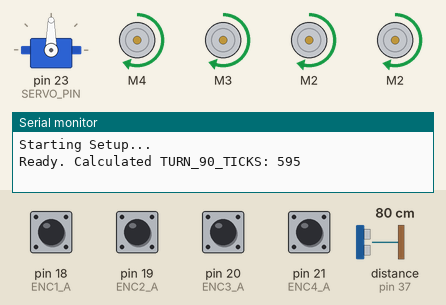
Bench run of a sketch on a simulated Arduino Mega 2560, built with avr-gcc and run on an emulated ATmega2560. Parts: servo, 4 × DC motor (green arrow = forward, orange = backward, longer = faster), the last lines printed to the serial monitor. Wiring (inferred from the names in the program): ultrasonic range finder: trigger pin 35; echo pin 37. The test bench sets the inputs (shaded band); at power-on: pin 18 (ENC1_A), pin 19 (ENC2_A), pin 20 (ENC3_A), pin 21 (ENC4_A) HIGH, distance to the obstacle (sensor on pin 37) 80 cm. The echo pulse lasts 58.3 µs per cm.

Above: at 1.2 s.
1.3 s: distance to the obstacle (sensor on pin 37) set to 21 cm
2.8 s: distance to the obstacle (sensor on pin 37) set to 16 cm
At 3.8 s:
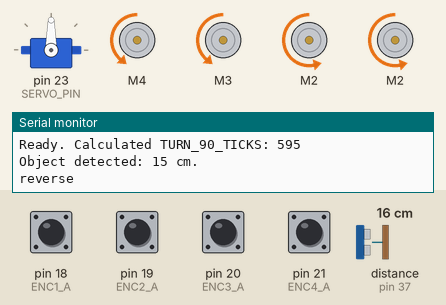
4.3 s: distance to the obstacle (sensor on pin 37) set to 2 cm
At 7.0 s:
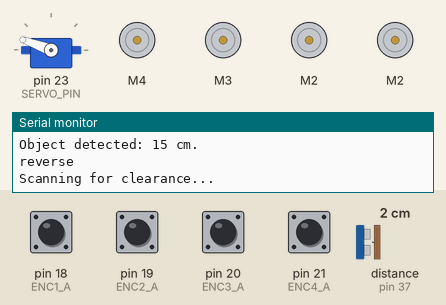
At 8.8 s:
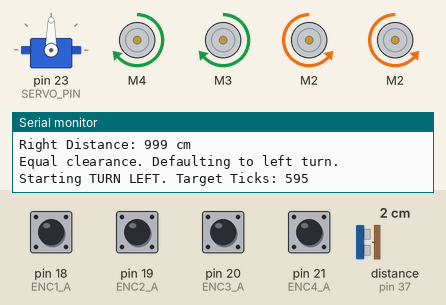
Timing chart, 0 to 10.3 s (numbered marks = the images above; inputs shaded):
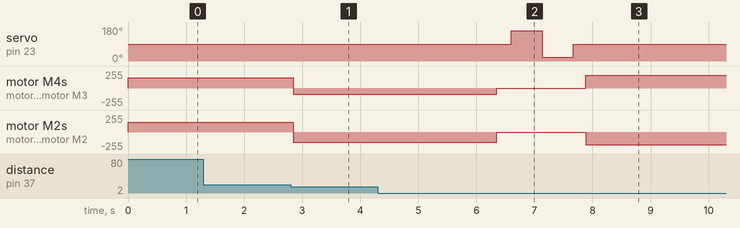

The sketch:

Encoder_Turning.ino
```cpp
#include <AFMotor.h>
#include <Servo.h>

// ============================================================
// MOTORS
// ============================================================
// Assuming the motor mapping is:
// 4: Right Front (RF)
// 3: Right Back (RB)
// 2: Left Back (LB)
// 1: Left Front (LF)
AF_DCMotor rightFront(4);
AF_DCMotor rightBack(3);
AF_DCMotor leftBack(2);
AF_DCMotor leftFront(2);

// ============================================================
// ULTRASONIC + SERVO
// ============================================================
#define SERVO_PIN 23
#define TRIG_PIN 35
#define ECHO_PIN 37
Servo servoLook;

// ============================================================
// ENCODERS
// ============================================================
// Assuming mapping:
// 0: ENC1_A/B (Right Front) - Used for tracking 'right' side
// 1: ENC2_A/B (Right Back)
// 2: ENC3_A/B (Left Back) - Used for tracking 'left' side
// 3: ENC4_A/B (Left Front)

#define ENC1_A 18
#define ENC1_B 40
#define ENC2_A 19
#define ENC2_B 44
#define ENC3_A 20
#define ENC3_B 28
#define ENC4_A 21
#define ENC4_B 22

volatile long encoderCount[4] = {0,0,0,0};

// Encoder ISRs: Using 2X counting (CHANGE on A, reading B for direction)
void encoder1A_ISR() { encoderCount[0] += digitalRead(ENC1_B) ? 1 : -1; }
void encoder2A_ISR() { encoderCount[1] += digitalRead(ENC2_B) ? 1 : -1; }
void encoder3A_ISR() { encoderCount[2] += digitalRead(ENC3_B) ? 1 : -1; }
void encoder4A_ISR() { encoderCount[3] += digitalRead(ENC4_B) ? 1 : -1; }

// ============================================================
// SETTINGS
// ============================================================
int motorSpeed = 150;
int motorOffset = 6;
int reverseOffset = 55;

// *** CALCULATED ENCODER TURNING VALUE ***
// Calculated based on:
// Wheel Diameter = 72mm (Circumference: 226.2mm)
// Wheel-to-Wheel Distance = 9in (228.6mm)
// JGA25 Motor Gear Ratio = 1:34 (Assumed)
// Encoder Resolution = 11 PPR (2X counting used: 748 Ticks/Wheel Rev)
// Result for 90-degree pivot turn: ~595 Ticks
const long TURN_90_TICKS = 595; // <-- **CORRECTED VALUE**

// ============================================================
// STATE MACHINE
// ============================================================
enum State { MOVING_FORWARD, OBSTACLE_DETECTED, SCANNING, TURNING };
State currentState = MOVING_FORWARD;

bool turningLeft = false;
long turnStartLeftTicks = 0;
long turnStartRightTicks = 0;

// ============================================================
// SETUP
// ============================================================
void setup() {
  Serial.begin(9600);
  Serial.println("Starting Setup...");

  servoLook.attach(SERVO_PIN);
  servoLook.write(90);

  pinMode(TRIG_PIN, OUTPUT);
  pinMode(ECHO_PIN, INPUT);

  // Set up encoder pins with internal pull-up resistors
  pinMode(ENC1_A, INPUT_PULLUP);
  pinMode(ENC1_B, INPUT_PULLUP);
  pinMode(ENC2_A, INPUT_PULLUP);
  pinMode(ENC2_B, INPUT_PULLUP);
  pinMode(ENC3_A, INPUT_PULLUP);
  pinMode(ENC3_B, INPUT_PULLUP);
  pinMode(ENC4_A, INPUT_PULLUP);
  pinMode(ENC4_B, INPUT_PULLUP);

  // Attach interrupts to the A channels on both edges (CHANGE)
  attachInterrupt(digitalPinToInterrupt(ENC1_A), encoder1A_ISR, CHANGE);
  attachInterrupt(digitalPinToInterrupt(ENC2_A), encoder2A_ISR, CHANGE);
  attachInterrupt(digitalPinToInterrupt(ENC3_A), encoder3A_ISR, CHANGE);
  attachInterrupt(digitalPinToInterrupt(ENC4_A), encoder4A_ISR, CHANGE);

  stopMove();
  Serial.println("Ready. Calculated TURN_90_TICKS: 595");
}

// ============================================================
// MAIN LOOP
// ============================================================
void loop() {

  // Exit turn when encoder count reached
  if (currentState == TURNING) {
    if (checkTurnComplete()) {
      Serial.println("Turn complete. Stopping motors.");
      stopMove();
      currentState = MOVING_FORWARD;
    }
  }

  switch (currentState) {

    case MOVING_FORWARD: {
      moveForward();
      int front = getDistance();
      if (front > 0 && front < 18) {
        Serial.print("Object detected: ");
        Serial.print(front);
        Serial.println(" cm.");
        stopMove();
        currentState = OBSTACLE_DETECTED;
      }
      break;
    }

    case OBSTACLE_DETECTED:
      // Reverse and then transition to scanning
      Reverse();
      currentState = SCANNING;
      break;

    case SCANNING:
      handleScanning();
      break;

    case TURNING:
      // Motors are running, waiting for checkTurnComplete()
      break;
  }
}

// ============================================================
// BASIC MOVEMENT
// ============================================================
void moveForward() {
  // Serial.println("moving foward"); // Commented out to reduce serial spam
  // Set speeds slightly differently for forward motion to account for potential imbalance
  rightFront.setSpeed(motorSpeed + motorOffset);
  rightBack.setSpeed(motorSpeed + motorOffset);
  leftFront.setSpeed(motorSpeed);
  leftBack.setSpeed(motorSpeed);

  rightFront.run(FORWARD);
  rightBack.run(FORWARD);
  leftFront.run(FORWARD);
  leftBack.run(FORWARD);
}

void stopMove() {
  // Serial.println("stop"); // Commented out to reduce serial spam
  rightFront.run(RELEASE);
  rightBack.run(RELEASE);
  leftFront.run(RELEASE);
  leftBack.run(RELEASE);
}

void Reverse() {
  Serial.println("reverse");
  // Set speeds for reversing. Note: motors 1-4 are DC motors and speeds/offsets need tuning.
  rightFront.setSpeed(motorSpeed - reverseOffset);
  rightBack.setSpeed(motorSpeed - reverseOffset);
  leftFront.setSpeed(motorSpeed); // Keeping left at base speed for now
  leftBack.setSpeed(motorSpeed);

  rightFront.run(BACKWARD);
  rightBack.run(BACKWARD);
  leftFront.run(BACKWARD);
  leftBack.run(BACKWARD);

  delay(3500);
  stopMove();
}

// ============================================================
// ENCODER TURNING
// ============================================================

void turnLeft_Encoder() {
  turningLeft = true;
  Serial.print("Starting TURN LEFT. Target Ticks: ");
  Serial.println(TURN_90_TICKS);

  // Record starting ticks from the primary tracking wheels:
  // ENC3 (index 2) is Left Back, ENC1 (index 0) is Right Front
  turnStartLeftTicks  = encoderCount[2];
  turnStartRightTicks = encoderCount[0];

  // Left wheels backward (pivot)
  leftFront.setSpeed(motorSpeed + 40);
  leftBack.setSpeed(motorSpeed + 40);
  leftFront.run(BACKWARD);
  leftBack.run(BACKWARD);

  // Right wheels forward
  rightFront.setSpeed(motorSpeed + 40);
  rightBack.setSpeed(motorSpeed + 40);
  rightFront.run(FORWARD);
  rightBack.run(FORWARD);

  currentState = TURNING;
}

void turnRight_Encoder() {
  turningLeft = false;
  Serial.print("Starting TURN RIGHT. Target Ticks: ");
  Serial.println(TURN_90_TICKS);

  // Record starting ticks
  turnStartLeftTicks  = encoderCount[2];
  turnStartRightTicks = encoderCount[0];

  // Right wheels backward (pivot)
  rightFront.setSpeed(motorSpeed + 40);
  rightBack.setSpeed(motorSpeed + 40);
  rightFront.run(BACKWARD);
  rightBack.run(BACKWARD);

  // Left wheels forward
  leftFront.setSpeed(motorSpeed + 40);
  leftBack.setSpeed(motorSpeed + 40);
  leftFront.run(FORWARD);
  leftBack.run(FORWARD);

  currentState = TURNING;
}

// ============================================================
// FIXED encoder turn completion
// ============================================================
bool checkTurnComplete() {
  // Use the absolute value of the change in ticks for the respective tracking wheels
  long leftDelta  = labs(encoderCount[2] - turnStartLeftTicks);
  long rightDelta = labs(encoderCount[0] - turnStartRightTicks);

  // Since it's a pivot turn, both wheels should travel roughly the same distance (number of ticks).
  // We use the maximum delta to ensure the turn finishes when the faster wheel completes its travel.
  long maxDelta = max(leftDelta, rightDelta);

  // Exit when the required number of encoder ticks has been reached
  return maxDelta >= TURN_90_TICKS;
}


// ============================================================
// SCANNING AND TURN DECISION
// ============================================================
void handleScanning() {
  Serial.println("Scanning for clearance...");
  stopMove();

  servoLook.write(90);
  delay(250);

  // LEFT side
  servoLook.write(160);
  delay(500);
  int leftDist = getDistance();
  Serial.print("Left Distance: ");
  Serial.print(leftDist);
  Serial.println(" cm");

  // RIGHT side
  servoLook.write(20);
  delay(500);
  int rightDist = getDistance();
  Serial.print("Right Distance: ");
  Serial.print(rightDist);
  Serial.println(" cm");

  servoLook.write(90);
  delay(200);

  // Decision Logic
  if (rightDist > leftDist && rightDist > 18) {
    turnRight_Encoder();
    return;
  }

  if (leftDist > rightDist && leftDist > 18) {
    turnLeft_Encoder();
    return;
  }

  // If distances are equal OR both are blocked (< 18cm)
  if (rightDist == leftDist) {
     if (leftDist < 18) {
      Serial.println("Blocked on both sides. Reversing...");
      Reverse(); // Reverse further if still stuck
      currentState = SCANNING;
      return;
    } else {
      // If equal and clear, default to a consistent turn (e.g., left)
      Serial.println("Equal clearance. Defaulting to left turn.");
      turnLeft_Encoder();
      return;
    }
  }

  // Fallback to a turn if only one side is clear but the logic above didn't catch it
  // This case should not be hit if the logic is robust, but for safety:
  turnLeft_Encoder(); // Default turn
}

// ============================================================
// ULTRASONIC
// ============================================================
int getDistance() {
  long durationSum = 0;
  int samples = 3;

  for (int i = 0; i < samples; i++) {
    digitalWrite(TRIG_PIN, LOW);
    delayMicroseconds(2);
    digitalWrite(TRIG_PIN, HIGH);
    delayMicroseconds(10);
    digitalWrite(TRIG_PIN, LOW);

    long duration = pulseIn(ECHO_PIN, HIGH, 35000);
    // If pulseIn times out (0), assume a large distance (far away)
    if (duration == 0) duration = 30000;

    durationSum += duration;
    delay(10);
  }

  long duration = durationSum / samples;
  // Convert duration to distance (cm) using speed of sound (0.034 cm/µs)
  int cm = duration * 0.034 / 2;

  // Filter out noise/bad readings
  if (cm < 2 || cm > 80) return 999;
  return cm;
}
```

Measured:
- the behaviour switches between 19 and 18 cm on distance to the obstacle (sensor on pin 37) (found by bisection; images 0 and 1)
- after the input at 1.3 s, every drawn part: stays the same
- after the input at 2.8 s, motor M4, motor M3: forward 156/255 → backward 95/255 after 0.05 s; motor M2, motor M2: forward 150/255 → backward 150/255 after 0.05 s
- after the input at 4.3 s, servo on pin 23 (SERVO_PIN): goes on until 7.7 s, then stays 90°
